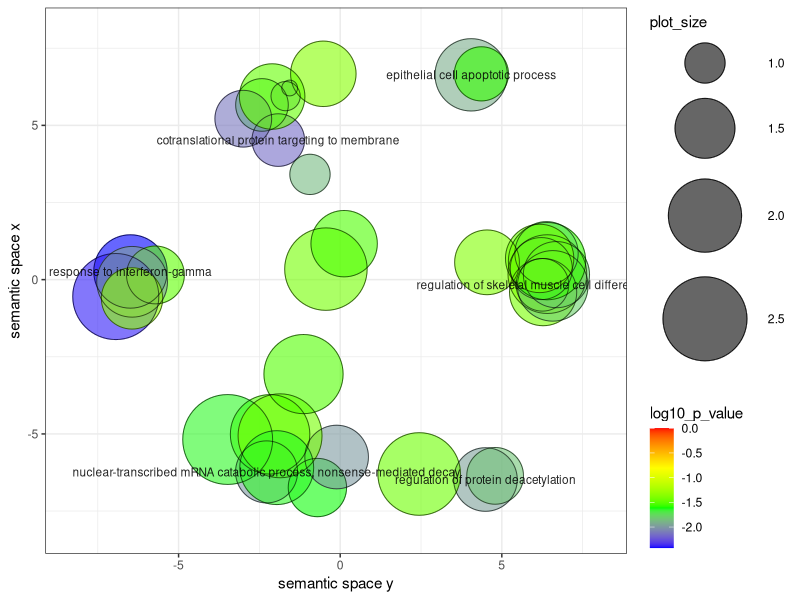

Reproduce this figure in R.


# A plotting R script produced by the REVIGO server at http://revigo.irb.hr/
# If you found REVIGO useful in your work, please cite the following reference:
# Supek F et al. "REVIGO summarizes and visualizes long lists of Gene Ontology
# terms" PLoS ONE 2011. doi:10.1371/journal.pone.0021800


# --------------------------------------------------------------------------
# If you don't have the ggplot2 package installed, uncomment the following line:
# install.packages( "ggplot2" );
library( ggplot2 );
# --------------------------------------------------------------------------
# If you don't have the scales package installed, uncomment the following line:
# install.packages( "scales" );
library( scales );


# --------------------------------------------------------------------------
# Here is your data from REVIGO. Scroll down for plot configuration options.

revigo.names <- c("term_ID","description","frequency_%","plot_X","plot_Y","plot_size","log10_p_value","uniqueness","dispensability");
revigo.data <- rbind(c("GO:0006613","cotranslational protein targeting to membrane", 0.085,-1.916, 4.523, 1.279,-2.1573,0.751,0.000),
c("GO:0034341","response to interferon-gamma", 0.475,-6.489, 0.265, 2.004,-2.4220,0.844,0.000),
c("GO:0000184","nuclear-transcribed mRNA catabolic process, nonsense-mediated decay", 0.171,-2.278,-6.231, 1.568,-2.0019,0.823,0.011),
c("GO:1904019","epithelial cell apoptotic process", 0.427, 4.052, 6.638, 1.959,-1.9177,0.884,0.063),
c("GO:2001014","regulation of skeletal muscle cell differentiation", 0.085, 6.256,-0.168, 1.279,-1.9177,0.695,0.063),
c("GO:0090311","regulation of protein deacetylation", 0.195, 4.494,-6.478, 1.623,-1.9686,0.769,0.097),
c("GO:0042254","ribosome biogenesis", 1.244,-0.442, 0.341, 2.420,-1.4309,0.850,0.160),
c("GO:0006312","mitotic recombination", 0.128,-0.705,-6.738, 1.447,-1.6192,0.857,0.178),
c("GO:0019083","viral transcription", 0.195,-0.110,-5.749, 1.623,-1.9945,0.775,0.203),
c("GO:0016072","rRNA metabolic process", 0.893,-2.169,-5.014, 2.276,-1.5281,0.790,0.234),
c("GO:0043043","peptide biosynthetic process", 3.030,-3.481,-5.181, 2.806,-1.6401,0.819,0.250),
c("GO:0042989","sequestering of actin monomers", 0.043,-0.935, 3.411, 1.000,-1.8722,0.732,0.330),
c("GO:2000209","regulation of anoikis", 0.095, 4.369, 6.670, 1.322,-1.5740,0.886,0.372),
c("GO:0002385","mucosal immune response", 0.123,-5.716, 0.152, 1.431,-1.4959,0.855,0.417),
c("GO:0032365","intracellular lipid transport", 0.085,-2.420, 5.662, 1.279,-1.6975,0.791,0.460),
c("GO:0045047","protein targeting to ER", 0.114,-2.998, 5.216, 1.398,-2.1220,0.813,0.505),
c("GO:0042742","defense response to bacterium", 1.899,-6.943,-0.548, 2.603,-2.3891,0.855,0.539),
c("GO:0006853","carnitine shuttle", 0.031,-1.689, 5.948, 0.845,-1.8311,0.765,0.557),
c("GO:0051147","regulation of muscle cell differentiation", 0.822, 6.409, 0.179, 2.241,-1.3232,0.661,0.579),
c("GO:0071346","cellular response to interferon-gamma", 0.366,-6.437,-0.070, 1.892,-1.9727,0.830,0.599),
c("GO:1990542","mitochondrial transmembrane transport", 0.228,-0.522, 6.671, 1.690,-1.3732,0.862,0.615),
c("GO:0019731","antibacterial humoral response", 0.161,-6.440,-0.608, 1.544,-1.3352,0.854,0.662),
c("GO:1902001","fatty acid transmembrane transport", 0.024,-1.564, 6.211, 0.778,-1.8311,0.797,0.688),
c("GO:0048741","skeletal muscle fiber development", 0.171, 6.221, 0.358, 1.568,-1.7936,0.644,0.705),
c("GO:0045661","regulation of myoblast differentiation", 0.266, 6.277,-0.404, 1.756,-1.4152,0.683,0.725),
c("GO:0035914","skeletal muscle cell differentiation", 0.361, 6.576,-0.202, 1.886,-1.7936,0.674,0.789),
c("GO:0015909","long-chain fatty acid transport", 0.228,-2.105, 5.935, 1.690,-1.4785,0.787,0.797),
c("GO:0016032","viral process", 1.263, 2.444,-6.299, 2.427,-1.4522,0.864,0.810),
c("GO:0048641","regulation of skeletal muscle tissue development", 0.242, 6.690, 0.162, 1.716,-1.7936,0.691,0.813),
c("GO:0090312","positive regulation of protein deacetylation", 0.114, 4.793,-6.359, 1.398,-1.8311,0.775,0.838),
c("GO:0030837","negative regulation of actin filament polymerization", 0.247, 0.122, 1.166, 1.724,-1.5332,0.789,0.842),
c("GO:0055002","striated muscle cell development", 0.708, 6.399, 0.600, 2.176,-1.5740,0.642,0.849),
c("GO:0034470","ncRNA processing", 1.472,-1.861,-5.061, 2.493,-1.4274,0.777,0.851),
c("GO:0014904","myotube cell development", 0.190, 6.383, 0.855, 1.613,-1.7272,0.665,0.857),
c("GO:0006364","rRNA processing", 0.864,-1.135,-3.061, 2.262,-1.5201,0.698,0.857),
c("GO:0045214","sarcomere organization", 0.214, 4.542, 0.561, 1.663,-1.3868,0.593,0.866),
c("GO:0000956","nuclear-transcribed mRNA catabolic process", 0.499,-1.964,-6.093, 2.025,-1.6401,0.814,0.873),
c("GO:0048747","muscle fiber development", 0.294, 6.170, 0.687, 1.799,-1.4456,0.659,0.892));

one.data <- data.frame(revigo.data);
names(one.data) <- revigo.names;
one.data <- one.data [(one.data$plot_X != "null" & one.data$plot_Y != "null"), ];
one.data$plot_X <- as.numeric( as.character(one.data$plot_X) );
one.data$plot_Y <- as.numeric( as.character(one.data$plot_Y) );
one.data$plot_size <- as.numeric( as.character(one.data$plot_size) );
one.data$log10_p_value <- as.numeric( as.character(one.data$log10_p_value) );
one.data$frequency <- as.numeric( as.character(one.data$frequency) );
one.data$uniqueness <- as.numeric( as.character(one.data$uniqueness) );
one.data$dispensability <- as.numeric( as.character(one.data$dispensability) );
#head(one.data);


# --------------------------------------------------------------------------
# Names of the axes, sizes of the numbers and letters, names of the columns,
# etc. can be changed below

p1 <- ggplot( data = one.data );
p1 <- p1 + geom_point( aes( plot_X, plot_Y, colour = log10_p_value, size = plot_size), alpha = I(0.6) ) + scale_size_area();
p1 <- p1 + scale_colour_gradientn( colours = c("blue", "green", "yellow", "red"), limits = c( min(one.data$log10_p_value), 0) );
p1 <- p1 + geom_point( aes(plot_X, plot_Y, size = plot_size), shape = 21, fill = "transparent", colour = I (alpha ("black", 0.6) )) + scale_size_area();
p1 <- p1 + scale_size( range=c(5, 30)) + theme_bw(); # + scale_fill_gradientn(colours = heat_hcl(7), limits = c(-300, 0) );
ex <- one.data [ one.data$dispensability < 0.15, ]; 
p1 <- p1 + geom_text( data = ex, aes(plot_X, plot_Y, label = description), colour = I(alpha("black", 0.85)), size = 3 );
p1 <- p1 + labs (y = "semantic space x", x = "semantic space y");
p1 <- p1 + theme(legend.key = element_blank()) ;
one.x_range = max(one.data$plot_X) - min(one.data$plot_X);
one.y_range = max(one.data$plot_Y) - min(one.data$plot_Y);
p1 <- p1 + xlim(min(one.data$plot_X)-one.x_range/10,max(one.data$plot_X)+one.x_range/10);
p1 <- p1 + ylim(min(one.data$plot_Y)-one.y_range/10,max(one.data$plot_Y)+one.y_range/10);



# --------------------------------------------------------------------------
# Output the plot to screen

p1;

# Uncomment the line below to also save the plot to a file.
# The file type depends on the extension (default=pdf).

# ggsave("C:/Users/path_to_your_file/revigo-plot.pdf");
